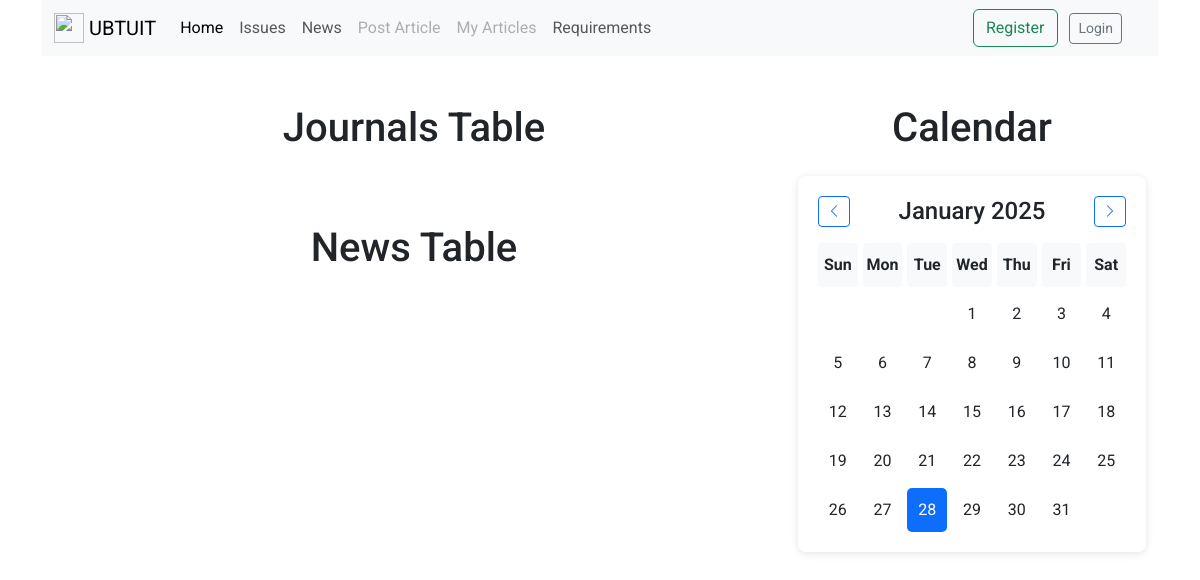
Before: / with the older database file.
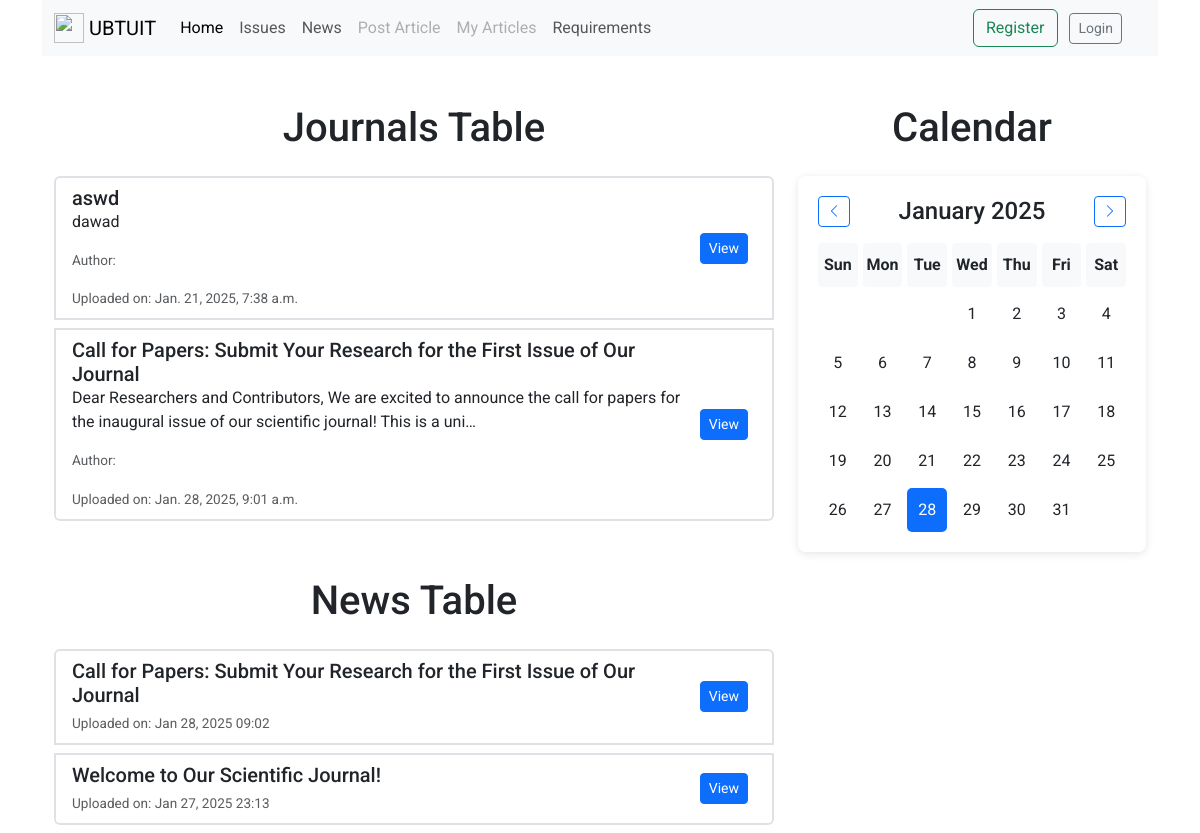
After: the same page with the newer database file.
### journals/models.py (models this page shows, shortened)
class Journal(models.Model):
    user = models.ForeignKey(User, on_delete=models.SET_NULL, null=True)
    title = models.CharField(max_length=255)
    description = models.TextField()
    file_url = models.FileField(upload_to='journal_files/')
    created_at = models.DateTimeField(auto_now_add=True)
    updated_at = models.DateTimeField(auto_now=True)

### news/models.py (models this page shows, shortened)
class New(models.Model):
    title = models.CharField(max_length=255)
    subtitle = models.CharField(max_length=500, blank=True, null=True)
    description = models.TextField()
    creator = models.ForeignKey(User, on_delete=models.CASCADE, related_name='news_created')
    created_at = models.DateTimeField(auto_now_add=True)
    updated_at = models.DateTimeField(auto_now=True)

### pages/views.py (the view, shortened to what this page needs)
# urls.py: 2. Add a URL to urlpatterns:  path('', views.home, name='home')
def home(request):
    query = request.GET.get('q')
    search_year = request.GET.get('search_year')
    search_issue = request.GET.get('search_issue')
    last_quarter_start, last_quarter_end = get_last_quarter_dates()
    if query:
        journals = Journal.objects.filter(
            Q(title__icontains=query) |
            Q(description__icontains=query)
        ).filter(
            created_at__lt=last_quarter_start  # Exclude journals from last quarter
        ).order_by('-created_at')
    else:
        journals = Journal.objects.all()
    if search_year:
        journals = journals.filter(created_at__year=search_year)
    paginator = Paginator(journals, 14)  # 14 journals per page
    page = request.GET.get('page')
    try:
        journals = paginator.page(page)
    except PageNotAnInteger:
        journals = paginator.page(1)
    except EmptyPage:
        journals = paginator.page(paginator.num_pages)
    latest_news = New.objects.all().order_by('-created_at')[:10]
    return render(request, 'user/pages/home.html', {'journals': journals, 'news_obj': latest_news})

### articles/additional_functions.py (called while the page is built)
def get_last_quarter_dates():
    today = timezone.now()
    quarter = (today.month - 1) // 3 + 1
    if quarter == 1:
        last_quarter_year = today.year - 1
        last_quarter_start_month = 10  # October
    else:
        last_quarter_year = today.year
        last_quarter_start_month = (quarter - 2) * 3 + 1
    last_quarter_start = datetime(last_quarter_year, last_quarter_start_month, 1)
    if last_quarter_start_month + 3 > 12:
        next_quarter_start_month = (last_quarter_start_month + 3) % 12
        next_quarter_start_year = last_quarter_year + 1
    else:
        next_quarter_start_month = last_quarter_start_month + 3
        next_quarter_start_year = last_quarter_year
    next_quarter_start = datetime(next_quarter_start_year, next_quarter_start_month, 1)
    last_quarter_end = next_quarter_start - timedelta(days=1)
    return last_quarter_start, last_quarter_end

### templates/user/pages/home.html (shortened to what this page needs)
{% extends 'user/master.html' %}
{% load static %}
{% block content %}
<div class="container">
    <div class="row">
        <div class="col-md-8">
            <h1 class="text-center mt-5 mb-4">Journals Table</h1>
            <ul class="list-group">
                {% for journal in journals %}
                    <li class="list-group-item mb-2 border-2">
                        <div class="d-flex justify-content-between align-items-center">
                            <div>
                                <h5 class="mb-0">{{ journal.title }}</h5>
                                <p>{{ journal.description|truncatechars:150 }}</p>
                                <p class="text-muted">Author: {{ journal.user.lastname }}</p>
                                <small class="text-muted">Uploaded on: {{ journal.created_at }}</small>
                            </div>
                            <div>
                                <a href="{% url 'journal_detail' journal_id=journal.id %}" class="btn btn-sm btn-primary me-2">View</a>
                            </div>
                        </div>
                    </li>
                {% endfor %}
            </ul>
            <h1 class="text-center mt-5 mb-4">News Table</h1>
            <ul class="list-group">
                {% for news in news_obj %}
                    <li class="list-group-item mb-2 border-2">
                        <div class="d-flex justify-content-between align-items-center">
                            <div>
                                <h5 class="mb-1">{{ news.title }}</h5>
                                <small class="text-muted">Uploaded on: {{ news.created_at|date:"M d, Y H:i" }}</small>
                            </div>
                            <div>
                                <a href="{% url 'news_detail' pk=news.pk %}" class="btn btn-sm btn-primary me-2">View</a>
                            </div>
                        </div>
                    </li>
                {% endfor %}
            </ul>
        </div>
        <div class="col-md-4">
            <h1 class="text-center mt-5 mb-4">Calendar</h1>
            <div class="calendar mt-4" id="calendar_first">
                <div class="calendar-header d-flex justify-content-between align-items-center">
                    <button class="btn btn-outline-primary btn-sm" id="prevMonth"><i class="bi bi-chevron-left"></i></button>
                    <h4 id="monthAndYear" class="mb-0"></h4>
                    <button class="btn btn-outline-primary btn-sm" id="nextMonth"><i class="bi bi-chevron-right"></i></button>
                </div>
                <div class="calendar-body mt-3">
                </div>
            </div>
        </div>
    </div>
</div>
{% endblock content %}
{% block style %}
<link href="https://cdn.jsdelivr.net/npm/bootstrap-icons@1.10.5/font/bootstrap-icons.css" rel="stylesheet">
{% endblock %}

### templates/user/master.html (shortened to what this page needs)
<!doctype html>
{% load static %}
<html lang="en">
    <head>
        <link href="https://cdn.jsdelivr.net/npm/bootstrap@5.3.3/dist/css/bootstrap.min.css"
              rel="stylesheet"
>
        {% block style %}
        {% endblock style %}
    </head>
    <body>
        <div class="container">
            {% include 'user/layouts/header.html' %}
            {% block content %}
            {% endblock content %}
        </div>
    </body>
</html>

### templates/user/layouts/header.html (shortened to what this page needs)
<nav class="navbar navbar-expand-lg bg-body-tertiary">
  <div class="container-fluid">
      <a class="navbar-brand" href="{% url 'home' %}">
        <img src="https://static.tuit.uz/assets/c4c88c23/img/src/newlogotype.png" width="30" height="30" class="d-inline-block align-top" alt="">
        UBTUIT
      </a>
    <div class="collapse navbar-collapse" id="navbarSupportedContent">
      <ul class="navbar-nav me-auto mb-2 mb-lg-0">
        <li class="nav-item">
          <a class="nav-link active" aria-current="page" href="{% url 'home' %}">Home</a>
        </li>
        <li class="nav-item">
          <a class="nav-link" href="{% url 'list_journal' %}">Issues</a>
        </li>
        <li class="nav-item">
          <a class="nav-link" href="{% url 'news_list' %}">News</a>
        </li>
        {% if not user.is_staff and not user.is_admin %}
            <li class="nav-item">
              <a class="nav-link{% if not user.is_authenticated %} disabled {% endif %}" {% if user.is_authenticated %} href="{% url 'create_article' %}" {% else %}aria-disabled="true" {% endif %}>Post Article</a>
            </li>
            <li class="nav-item">
              <a class="nav-link{% if not user.is_authenticated %} disabled {% endif %}" {% if user.is_authenticated %} href="{% url 'my_articles' %}" {% else %}aria-disabled="true" {% endif %}>My Articles</a>
            </li>
        {% endif %}
        <li class="nav-item">
            <a class="nav-link" href="{% url 'list_necessities' %}">Requirements</a>
        </li>
      </ul>
        {% if user.is_authenticated %}
            <a href="{% url 'logout' %}" class="btn btn-outline-danger my-2 btn-sm my-sm-0 m-2">Logout</a>
        {% else %}
          <div class="me-4">
            <a class="btn btn-outline-success me-2" href="{% url 'register' %}">Register</a>
            <a class="btn btn-sm btn-outline-secondary" href="{% url 'login' %}">Login</a>
          </div>
        {% endif %}
    </div>
  </div>
</nav>

### templates/user/pages/home.html (style rules this page uses)
.calendar { background-color: #fff; padding: 20px; border-radius: 8px; box-shadow: 0 2px 8px rgba(0, 0, 0, 0.1); }
.calendar-header { display: flex; justify-content: space-between; align-items: center; }
.calendar-body { display: grid; grid-template-columns: repeat(7, 1fr); gap: 5px; margin-top: 10px; }
.text-muted { font-size: 0.85em; }

### templates/user/master.html (style rules this page uses)
* { font-family: "Roboto", sans-serif; }

Changed rows visible on the page:
added Journal: title "aswd", description "dawad", created_at "Jan. 21, 2025, 7:38 a.m."
added Journal: title "Call for Papers: Submit Your Research for the First Issue of Our Journal", description "Dear Researchers and Contributors, We are excited to announce the call for papers for the inaugural issue of our scientific journal! This is a uni…", created_at "Jan. 28, 2025, 9:01 a.m."
added New: title "Call for Papers: Submit Your Research for the First Issue of Our Journal", created_at "Jan 28, 2025 09:02"
added New: title "Welcome to Our Scientific Journal!", created_at "Jan 27, 2025 23:13"
